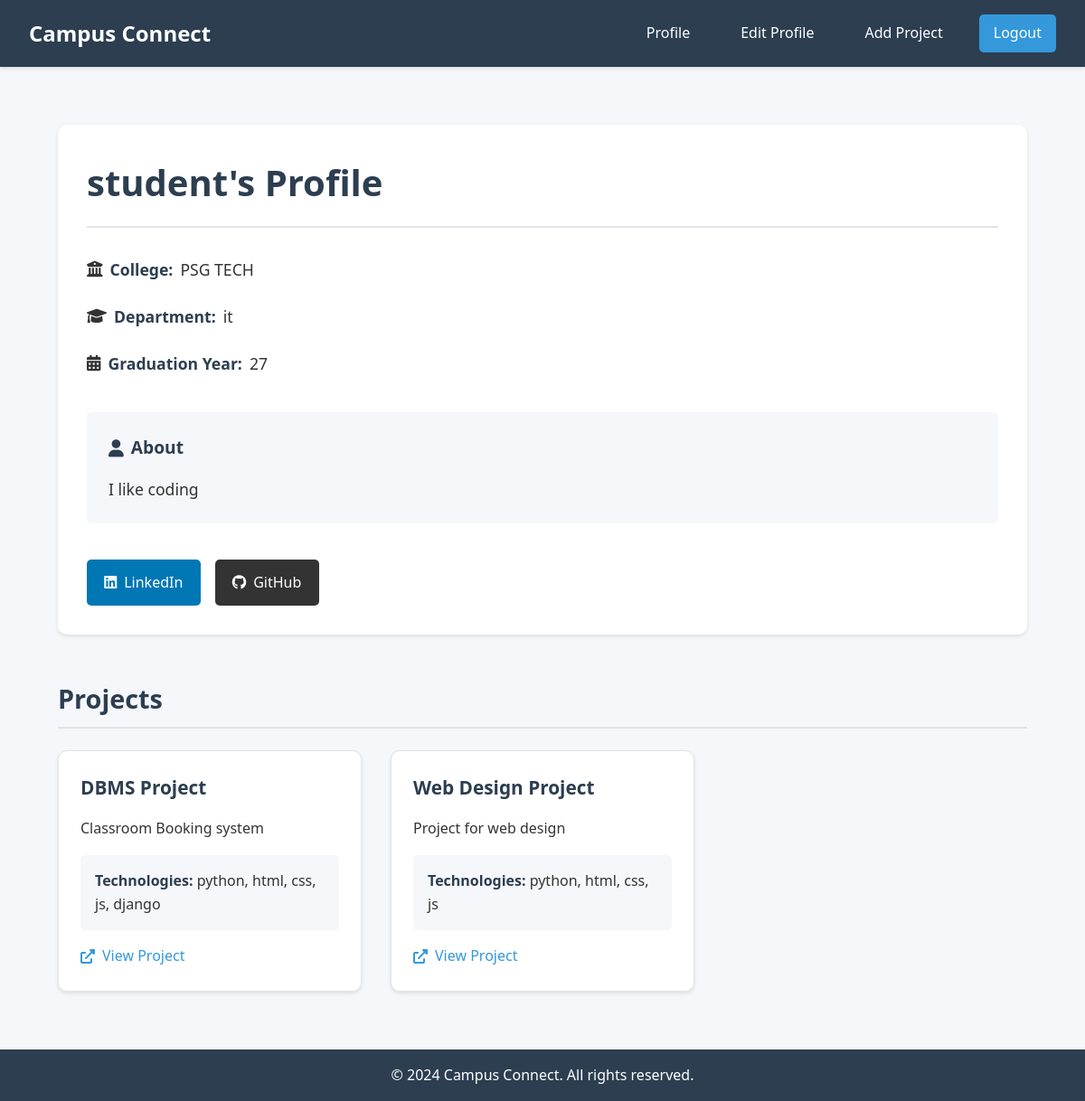
The page /user/student (signed in) on the database its author committed.
### app.py (models this page shows)
class User(UserMixin, db.Model):
    id = db.Column(db.Integer, primary_key=True)
    username = db.Column(db.String(80), unique=True, nullable=False)
    email = db.Column(db.String(120), unique=True, nullable=False)
    password_hash = db.Column(db.String(120), nullable=False)
    college_name = db.Column(db.String(200))
    department = db.Column(db.String(100))
    graduation_year = db.Column(db.Integer)
    bio = db.Column(db.Text)
    linkedin_url = db.Column(db.String(200))
    github_url = db.Column(db.String(200))
    projects = db.relationship('Project', backref='author', lazy=True)

class Project(db.Model):
    id = db.Column(db.Integer, primary_key=True)
    title = db.Column(db.String(100), nullable=False)
    description = db.Column(db.Text, nullable=False)
    project_url = db.Column(db.String(200))
    technologies = db.Column(db.String(200))
    completion_date = db.Column(db.String(50))
    user_id = db.Column(db.Integer, db.ForeignKey('user.id'), nullable=False)

### app.py (the view)
@app.route('/user/<username>')
def user_profile(username):
    user = User.query.filter_by(username=username).first_or_404()
    return render_template('user_profile.html', user=user)

### app.py (called while the page is built)
@login_manager.user_loader
def load_user(user_id):
    return User.query.get(int(user_id))

### templates/user_profile.html (shortened to what this page needs)
{% extends "base.html" %}
{% block content %}
<div class="profile-container">
    <div class="profile-header" data-aos="fade-up">
        <h2>{{ user.username }}'s Profile</h2>
        <div class="profile-info">
            {% if user.college_name %}
            <p><i class="fas fa-university"></i> <strong>College:</strong> {{ user.college_name }}</p>
            {% endif %}
            {% if user.department %}
            <p><i class="fas fa-graduation-cap"></i> <strong>Department:</strong> {{ user.department }}</p>
            {% endif %}
            {% if user.graduation_year %}
            <p><i class="fas fa-calendar-alt"></i> <strong>Graduation Year:</strong> {{ user.graduation_year }}</p>
            {% endif %}
            {% if user.bio %}
            <div class="bio">
                <h4><i class="fas fa-user"></i> About</h4>
                <p>{{ user.bio }}</p>
            </div>
            {% endif %}
            <div class="social-links">
                {% if user.linkedin_url %}
                <a href="{{ user.linkedin_url }}" target="_blank" class="social-link linkedin">
                    <i class="fab fa-linkedin"></i> LinkedIn
                </a>
                {% endif %}
                {% if user.github_url %}
                <a href="{{ user.github_url }}" target="_blank" class="social-link github">
                    <i class="fab fa-github"></i> GitHub
                </a>
                {% endif %}
            </div>
        </div>
    </div>
    <div class="projects-section">
        <h3>Projects</h3>
        <div class="projects-grid">
            {% for project in user.projects %}
            <div class="project-card" data-aos="fade-up" data-aos-delay="{{ loop.index * 100 }}">
                <h4>{{ project.title }}</h4>
                <p class="project-description">{{ project.description }}</p>
                {% if project.technologies %}
                <div class="technologies">
                    <strong>Technologies:</strong> {{ project.technologies }}
                </div>
                {% endif %}
                {% if project.project_url %}
                <a href="{{ project.project_url }}" target="_blank" class="project-link">
                    <i class="fas fa-external-link-alt"></i> View Project
                </a>
                {% endif %}
            </div>
            {% else %}
            <p class="no-projects">
                <i class="fas fa-folder-open fa-3x"></i>
                <br><br>
                No projects added yet.
            </p>
            {% endfor %}
        </div>
    </div>
</div>
{% endblock %}

### templates/base.html (style rules this page uses)
:root { --primary-color: #3498db; --primary-dark: #2980b9; --secondary-color: #2c3e50; --background-color: #f5f7fa; --text-color: #333; --border-color: #e1e4e8; --error-color: #dc3545; --error-bg: #f8d7da; --error-border: #f5c6cb; --border-radius: 10px; --border-radius-sm: 5px; --shadow-sm: 0 2px 4px rgba(0, 0, 0, 0.1); --shadow-md: 0 4px 6px rgba(0, 0, 0, 0.1); --focus-shadow: 0 0 0 3px rgba(52, 152, 219, 0.1); --transition: all 0.3s ease; }
* { margin: 0; padding: 0; box-sizing: border-box; }
body { font-family: 'Segoe UI', Tahoma, Geneva, Verdana, sans-serif; line-height: 1.6; color: var(--text-color); background-color: var(--background-color); min-height: 100vh; display: flex; flex-direction: column; }

### templates/user_profile.html (style rules this page uses)
.profile-container { max-width: 1200px; margin: 0 auto; padding: 2rem; }
.profile-header { background: white; border-radius: var(--border-radius); padding: 2rem; margin-bottom: 2rem; box-shadow: var(--shadow-sm); transition: var(--transition); }
.profile-header h2 { color: var(--secondary-color); font-size: 2.5rem; margin-bottom: 2rem; border-bottom: 2px solid var(--border-color); padding-bottom: 1rem; }
.profile-info { display: grid; gap: 1.5rem; }
.profile-info p { margin: 0; color: var(--text-color); font-size: 1.1rem; display: flex; align-items: center; gap: 0.5rem; }
.profile-info strong { color: var(--secondary-color); font-weight: 600; }
.bio { background: var(--background-color); padding: 1.5rem; border-radius: var(--border-radius-sm); margin-top: 1rem; }
.bio h4 { color: var(--secondary-color); margin-bottom: 1rem; font-size: 1.2rem; display: flex; align-items: center; gap: 0.5rem; }
.bio p { color: var(--text-color); line-height: 1.6; margin: 0; }
.social-links { display: flex; gap: 1rem; margin-top: 1rem; flex-wrap: wrap; }
.social-link { display: inline-flex; align-items: center; gap: 0.5rem; padding: 0.8rem 1.2rem; border-radius: var(--border-radius-sm); text-decoration: none; color: white; font-weight: 500; transition: var(--transition); }
.social-link.linkedin { background-color: #0077b5; }
.social-link.github { background-color: #333; }
.projects-section { margin-top: 3rem; }
.projects-section h3 { color: var(--secondary-color); font-size: 1.8rem; margin-bottom: 1.5rem; padding-bottom: 0.5rem; border-bottom: 2px solid var(--border-color); }
.projects-grid { display: grid; grid-template-columns: repeat(auto-fill, minmax(300px, 1fr)); gap: 2rem; }
.project-card { background: white; border-radius: var(--border-radius); padding: 1.5rem; box-shadow: var(--shadow-sm); transition: var(--transition); border: 1px solid var(--border-color); position: relative; }
.project-card h4 { color: var(--secondary-color); font-size: 1.3rem; margin-bottom: 1rem; }
.project-description { color: var(--text-color); margin-bottom: 1rem; line-height: 1.6; }
.technologies { background: var(--background-color); padding: 1rem; border-radius: var(--border-radius-sm); margin-bottom: 1rem; }
.technologies strong { color: var(--secondary-color); }
.project-link { display: inline-flex; align-items: center; gap: 0.5rem; color: var(--primary-color); text-decoration: none; font-weight: 500; transition: var(--transition); }

### rows shown on the page
User: username "student", college_name "PSG TECH", department "it", graduation_year "27", bio "I like coding"
Project: title "DBMS Project", description "Classroom Booking system", technologies "python, html, css, js, django"
Project: title "Web Design Project", description "Project for web design", technologies "python, html, css, js"
